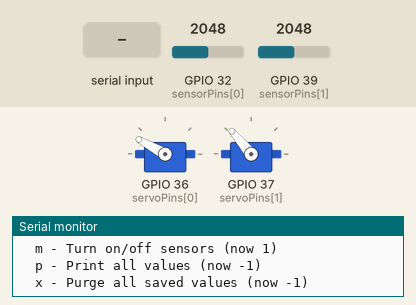
A sketch run on a simulated ESP32. On the bench: 2 × servo, the last lines printed to the serial monitor. The test bench sets the inputs (shaded band); at power-on: GPIO 39 (sensorPins[1]) = 2048, GPIO 32 (sensorPins[0]) = 2048. EEPROM starts erased.

Above: at 2.7 s.
2.8 s: GPIO 39 (sensorPins[1]) set to 2866
At 5.6 s:
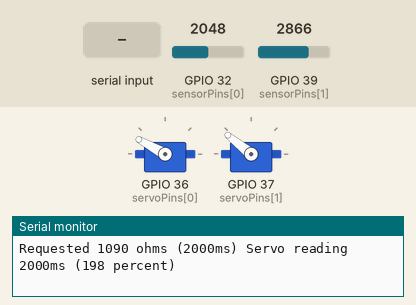
6.5 s: GPIO 32 (sensorPins[0]) set to 1228
At 7.9 s:
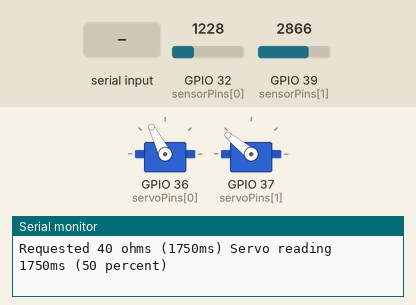
9.2 s: "a" received over Serial
At 12.4 s:
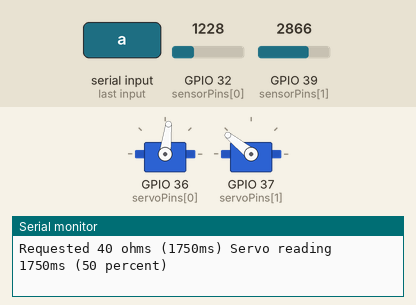
14.0 s: "d" received over Serial
At 16.5 s:
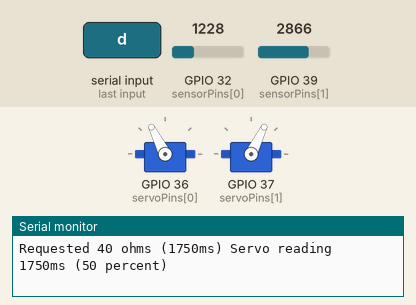
19.0 s: GPIO 39 (sensorPins[1]) set to 2047
At 20.8 s:
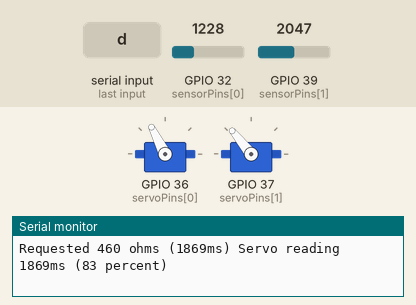
21.7 s: GPIO 32 (sensorPins[0]) set to 491
At 24.7 s:
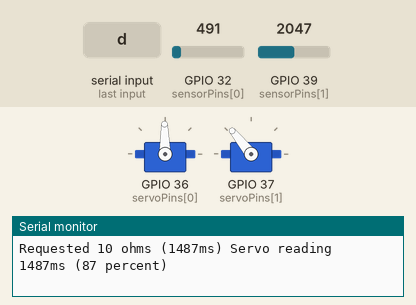
Timing chart, 0 to 26.0 s (numbered marks = the images above; inputs shaded):
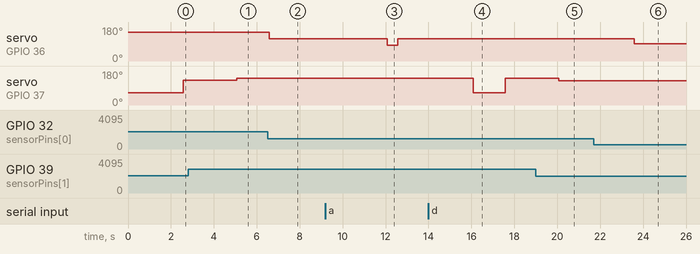

Measured:
- after the input at 2.8 s, servo on GPIO 37 (servoPins[1]): 130° → 141° after 2.3 s
- after the input at 6.5 s, servo on GPIO 36 (servoPins[0]): 151° → 117° after 0.07 s
- after the input at 9.2 s, servo on GPIO 36 (servoPins[0]): 117° → 83° after 2.9 s, → 117° 0.50 s later
- after the input at 14.0 s, servo on GPIO 37 (servoPins[1]): 141° → 64° after 2.1 s, → 141° 1.5 s later
- after the input at 19.0 s, servo on GPIO 37 (servoPins[1]): 141° → 129° after 1.1 s
- after the input at 21.7 s, servo on GPIO 36 (servoPins[0]): 117° → 91° after 1.9 s

The sketch:

BMW_console.ino
```cpp
#include <Preferences.h>
#include <ESP32Servo.h>
#include "esp_adc_cal.h"

Preferences prefs;
Servo fuelServo;
Servo tempServo;
Servo servoMotor[] = {fuelServo, tempServo};

//                   FUEL TEMP
//                   ---- ----
int servoPins[]   = {  A0,   A1};  //to gauges
int oldMSVal[]    = {   1,    1};  //store last MS value for each servo
int sensorPins[]  = {  A4,   A3};  //from senders
int R1ohms[]      = { 100,  470};  //for voltage dividers
int granularity[] = {  10,   10};  //for ignoring small changes
int gaugeMax[]    = {2100, 2000};  //top of gauges in MS
int gaugeMin[]    = {1400, 1200};  //bottom of gauges in MS
int sensorMax[]   = {  80,  550};  //max ohms generated by senders

bool sensorsOn = true;
String inputChars = "abcdefghijklmpx";
String outputNames[] = {"Set fuel level (0-80 ohms)",              //a
                        "Set water temp (0-550 ohms)",             //b
                        "Set fuel level (1000-2000 MS)",           //c
                        "Set water temp (1000-2000 MS)",           //d
                        "Set fuel granularity (move gauge less)",  //e
                        "Set water granularity (move gauge less)", //f
                        "Set fuel sensor max output (mfg spec)",   //g
                        "Set water sensor max output (mfg spec)",  //h
                        "Set fuel gauge top value MS",             //i
                        "Set water gauge top value MS",            //j
                        "Set fuel gauge bottom value MS",          //k
                        "Set water gauge bottom value MS",         //l
                        "Turn on/off sensors",                     //m
                        "Print all values",                        //p
                        "Purge all saved values"};                 //x

void setup() {
  Serial.begin(115200);
  ESP32PWM::allocateTimer(0);
  ESP32PWM::allocateTimer(1);
  for (int i=0; i<2; i++) {
    servoMotor[i].setPeriodHertz(50);
    //servoMotor[i].attach(servoPins[i]);
  }
  setServo(0, sensorMax[0], false); //fuel reads high resistance when empty
  setServo(1, 0, false);            //temp reads zero resistance when cold
  loadPreferences(true);
  delay(500);
  printValues();
}

void writePreference(String key, int valu) {
  prefs.begin("gauges");
  prefs.putInt(key.c_str(), valu);
  prefs.end();
  loadPreferences(true);
}

void loadPreferences(bool prefsExist) {
  prefs.begin("gauges");
  if (prefs.getInt("f") == 0) {
    Serial.printf("Detected 0 for water granularity...\n");
    prefsExist = false;
  }
  if (!prefsExist) writeDefaults();
  granularity[0] = prefs.getInt("e");
  granularity[1] = prefs.getInt("f");
  sensorMax[0]   = prefs.getInt("g");
  sensorMax[1]   = prefs.getInt("h");
  gaugeMax[0]    = prefs.getInt("i");
  gaugeMax[1]    = prefs.getInt("j");
  gaugeMin[0]    = prefs.getInt("k");
  gaugeMin[1]    = prefs.getInt("l");
  prefs.end();
}

void writeDefaults() {
  Serial.printf("Rewriting default values\n");
  prefs.clear();
  prefs.putInt("e", granularity[0]);
  prefs.putInt("f", granularity[1]);
  prefs.putInt("g", sensorMax[0]);
  prefs.putInt("h", sensorMax[1]);
  prefs.putInt("i", gaugeMax[0]);
  prefs.putInt("j", gaugeMax[1]);
  prefs.putInt("k", gaugeMin[0]);
  prefs.putInt("l", gaugeMin[1]);
}

void toggleSensors() {
  sensorsOn = !sensorsOn;
  Serial.printf("Sensors set to %d\n", sensorsOn);
}

void printValues() {
  Serial.printf("Available serial commands:\n");
  for (int i=0; i<inputChars.length(); i++) {
    String key = inputChars.substring(i,i+1);
    Serial.printf("  %s - %s (now %d)\n", key.c_str(), outputNames[i].c_str(), getValue(key));
  }
}

int getValue(String key) {
  if (key.equals("a"))      return ohmVal(oldMSVal[0], 0); //Fuel ohms - a
  else if (key.equals("b")) return ohmVal(oldMSVal[1], 1); //Water ohms - b
  else if (key.equals("c")) return oldMSVal[0];            //Fuel level MS - c
  else if (key.equals("d")) return oldMSVal[1];            //Water temp MS - d
  else if (key.equals("e")) return granularity[0];         //Fuel granul - e
  else if (key.equals("f")) return granularity[1];         //Water granul - f
  else if (key.equals("g")) return sensorMax[0];           //Fuel sensor max - g
  else if (key.equals("h")) return sensorMax[1];           //Water sensor max - h
  else if (key.equals("i")) return gaugeMax[0];            //Fuel gauge top MS - i
  else if (key.equals("j")) return gaugeMax[1];            //Water gauge top MS - j
  else if (key.equals("k")) return gaugeMin[0];            //Fuel gauge bot MS - k
  else if (key.equals("l")) return gaugeMin[1];            //Water gauge bot MS - l
  else if (key.equals("m")) return sensorsOn;              //Sensors on/off - m
  else return -1;
}

int ohmVal(int MSVal, int idx) {
  float MSrange = gaugeMax[idx] - gaugeMin[idx];
  float oneMS = (float)sensorMax[idx] / MSrange;
  float spot = MSVal - gaugeMin[idx];
  float ohms = spot * oneMS;
  //Serial.printf("     >>>MSVal:%d mx:%d mn:%d msrange:%f ohmrange:%f oneMS:%f spot:%f ohms:%f\n",
  //              MSVal, gaugeMax[idx], gaugeMin[idx], MSrange, (float)sensorMax[idx], oneMS, spot, ohms);
  return (int)ohms;
}

int msVal(int ohmVal, int idx) {
  float MSrange = gaugeMax[idx] - gaugeMin[idx];
  float oneOhm = MSrange / (float)sensorMax[idx];
  float spot = ohmVal * oneOhm;
  float MS = gaugeMin[idx] + spot;
  //Serial.printf("     >>>OhmVal:%d mx:%d mn:%d msrange:%f ohmrange:%f oneOhm:%f spot:%f MS:%f\n",
  //              ohmVal, gaugeMax[idx], gaugeMin[idx], MSrange, (float)sensorMax[idx], oneOhm, spot, MS);
  return (int)MS;
}

int pctVal(int ohmVal, int idx) {
  float pct = ((float)ohmVal / (float)sensorMax[idx]) * 100;
  if (idx == 0) pct = 100 - pct;
  return (int)pct;
}

void setServo(int idx, int valu, bool isMS) {
  int MS = valu;
  int ohms = ohmVal(valu, idx);
  if (!isMS) {
    MS = msVal(valu, idx);
    ohms = valu;
  }
  if (MS > gaugeMax[idx]) MS = gaugeMax[idx];
  if (MS < gaugeMin[idx]) MS = gaugeMin[idx];
  if (oldMSVal[idx] == MS) return;
  servoMotor[idx].attach(servoPins[idx]);
  servoMotor[idx].writeMicroseconds(MS);
  oldMSVal[idx] = MS;
  delay(500);
  int currMS = servoMotor[idx].readMicroseconds();
  servoMotor[idx].detach();
  Serial.printf("Requested %d ohms (%dms) Servo reading %dms (%d percent)\n", ohms, MS, currMS, pctVal(ohms, idx));
}

int calculateResistance(int raw, int R1, int granularity) {
  float V1 = (readADC_Cal(raw))/1000.0;
  float R2 = (float)R1 / ((3.3/V1)-1.0);
  return (int)R2 - ((int)R2 % granularity);
}

uint32_t readADC_Cal(int ADC_Raw) {
  esp_adc_cal_characteristics_t adc_chars;
  esp_adc_cal_characterize(ADC_UNIT_1, ADC_ATTEN_DB_11, ADC_WIDTH_BIT_12, 1100, &adc_chars);
  return(esp_adc_cal_raw_to_voltage(ADC_Raw, &adc_chars));
}

void loop() {
  //read sensor input values
  if (sensorsOn) {
    for (int i=0; i<2; i++) {
      int raw = analogRead(sensorPins[i]);
      int R2 = calculateResistance(raw, R1ohms[i], granularity[i]);
      setServo(i, R2, false);
      delay(1000);
    }
  }

 //manual testing
  if (Serial.available() > 0) {
    String inp = Serial.readString();
    String key = inp.substring(0,1);
    int valu = inp.substring(1,inp.length()-1).toInt();
    if (key.equals("a"))      setServo(0, valu, false);   //Fuel ohms - a
    else if (key.equals("b")) setServo(1, valu, false);   //Water ohms - b
    else if (key.equals("c")) setServo(0, valu, true);    //Fuel level MS - c
    else if (key.equals("d")) setServo(1, valu, true);    //Water temp MS - d
    else if (key.equals("e")) writePreference(key, valu); //Fuel granul - e
    else if (key.equals("f")) writePreference(key, valu); //Water granul - f
    else if (key.equals("g")) writePreference(key, valu); //Fuel sensor max - g
    else if (key.equals("h")) writePreference(key, valu); //Water sensor max - h
    else if (key.equals("i")) writePreference(key, valu); //Fuel gauge top MS - i
    else if (key.equals("j")) writePreference(key, valu); //Water gauge top MS - j
    else if (key.equals("k")) writePreference(key, valu); //Fuel gauge bot MS - k
    else if (key.equals("l")) writePreference(key, valu); //Water gauge bot MS - l
    else if (key.equals("m")) toggleSensors();            //Sensors on/off - m
    else if (key.equals("p")) printValues();              //Print values - p
    else if (key.equals("x")) loadPreferences(false);     //Wipe prefs - x
    else Serial.printf("Unrecognized input: no values will be changed\n");
  }
}
```
